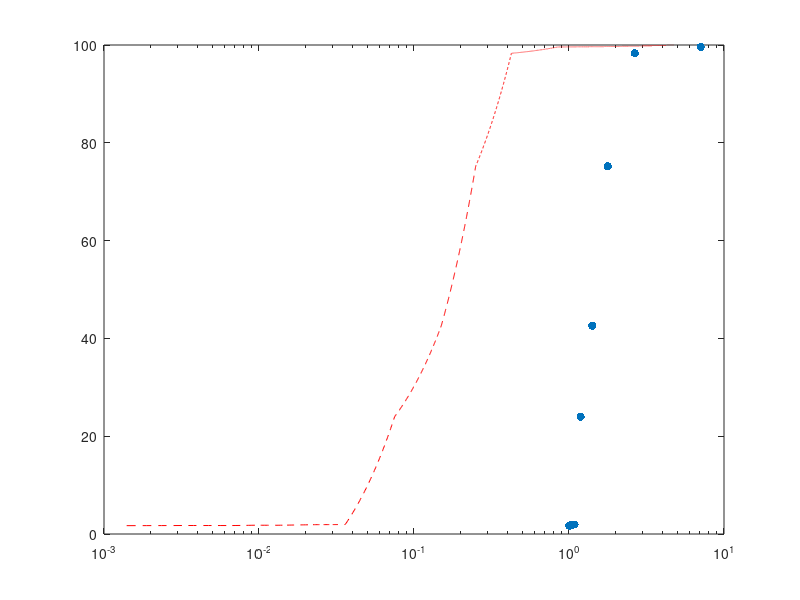

This figure's MATLAB source: (Note: this script raises an error after producing the figure.)
% Purpose: MATLAB SCRIPT for Hydrometer Analysis Graph
% Author: Ryken Santillan

%--------------------------------START------------------------------------
% Lab Data
diam_mm = [4.75 2 0.85 0.425 0.25 0.15 0.075 0.036 0.023...
          0.018 0.013 0.0094 0.0067 0.0033 0.0014];
pFiner = [100 99.7 99.6 98.3 75.2 42.6 24 1.9376 1.9095 ...
          1.8532 1.787251 1.797 1.7289 1.7379 1.707];

% Creating and Displaying Line of Interpolation
lineX = linspace(diam_mm(end), diam_mm(1), 10000); 
lineY = interp1(diam_mm, pFiner, lineX);
semilogx(lineX, lineY, 'r--'); hold on

% Displaying Original Lab Values
scatter(diam_mm, pFiner, 'filled', 'b'); hold on

% Finding and Displaying points of Interpolation 
interpDiam = [10, 30, 60];
interp_pFiner = interp1(pFiner, diam_mm, interpDiam);
scatter(interp_pFiner, interpDiam, 'filled', 'diamond', 'g');

% Graph Labelling
xlabel('Diameter (mm)');
xs_label = get(gca, 'xtick');
set(gca, 'xticklabel', xs_label);
ylabel('Percent Finer (%)');
title("Hydrometer Analysis: Sample WH2");
legend('Line of Interpolation', 'Lab Data', 'Interpolated Diameters', ...
      'location', 'best');
grid on
hold off
%---------------------------------END-------------------------------------